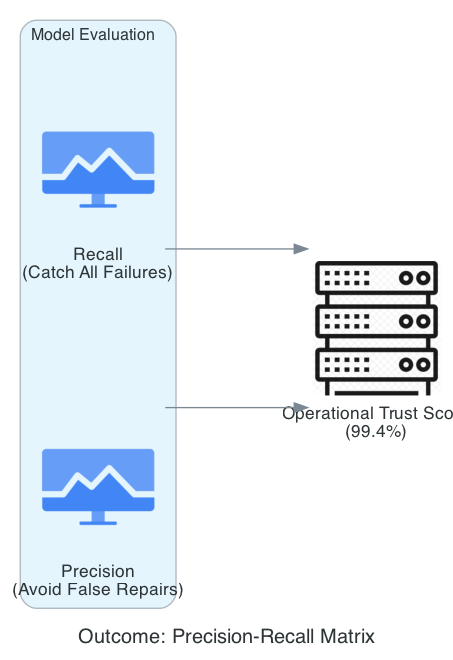

Here is the Python script that generated this plot:
from diagrams import Diagram, Cluster, Edge
from diagrams.gcp.operations import Monitoring
from diagrams.generic.compute import Rack

graph_attr = {"pad": "0.1", "nodesep": "1.0", "ranksep": "1.5", "bgcolor": "transparent"}

with Diagram("Outcome: Precision-Recall Matrix", show=False, filename="asset_precision_recall", direction="LR", graph_attr=graph_attr):
    with Cluster("Model Evaluation"):
        precision = Monitoring("Precision\n(Avoid False Repairs)")
        recall = Monitoring("Recall\n(Catch All Failures)")
    
    trust_score = Rack("Operational Trust Score\n(99.4%)")

    [precision, recall] >> trust_score
